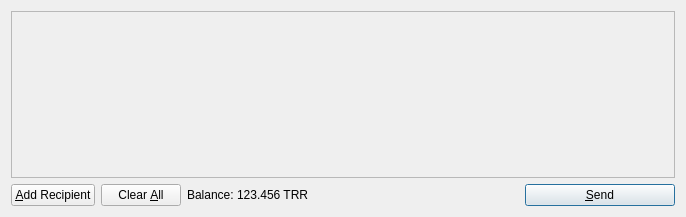
<?xml version="1.0" encoding="UTF-8"?>
<ui version="4.0">
 <class>SendCoinsDialog</class>
 <widget class="QDialog" name="SendCoinsDialog">
  <property name="geometry">
   <rect>
    <x>0</x>
    <y>0</y>
    <width>686</width>
    <height>217</height>
   </rect>
  </property>
  <property name="windowTitle">
   <string>Send Coins</string>
  </property>
  <layout class="QVBoxLayout" name="verticalLayout">
   <item>
    <widget class="QScrollArea" name="scrollArea">
     <property name="widgetResizable">
      <bool>true</bool>
     </property>
     <widget class="QWidget" name="scrollAreaWidgetContents">
      <property name="geometry">
       <rect>
        <x>0</x>
        <y>0</y>
        <width>666</width>
        <height>165</height>
       </rect>
      </property>
      <layout class="QVBoxLayout" name="verticalLayout_2">
       <property name="margin">
        <number>0</number>
       </property>
       <item>
        <layout class="QVBoxLayout" name="entries">
         <property name="spacing">
          <number>6</number>
         </property>
        </layout>
       </item>
       <item>
        <spacer name="verticalSpacer">
         <property name="orientation">
          <enum>Qt::Vertical</enum>
         </property>
         <property name="sizeHint" stdset="0">
          <size>
           <width>20</width>
           <height>40</height>
          </size>
         </property>
        </spacer>
       </item>
      </layout>
     </widget>
    </widget>
   </item>
   <item>
    <layout class="QHBoxLayout" name="horizontalLayout">
     <item>
      <widget class="QPushButton" name="addButton">
       <property name="toolTip">
        <string>Send to multiple recipients at once</string>
       </property>
       <property name="text">
        <string>&amp;Add Recipient</string>
       </property>
       <property name="icon">
        <iconset resource="../bitcoin.qrc">
         <normaloff>:/icons/add</normaloff>:/icons/add</iconset>
       </property>
       <property name="autoDefault">
        <bool>false</bool>
       </property>
      </widget>
     </item>
     <item>
      <widget class="QPushButton" name="clearButton">
       <property name="sizePolicy">
        <sizepolicy hsizetype="Minimum" vsizetype="Fixed">
         <horstretch>0</horstretch>
         <verstretch>0</verstretch>
        </sizepolicy>
       </property>
       <property name="toolTip">
        <string>Remove all transaction fields</string>
       </property>
       <property name="text">
        <string>Clear &amp;All</string>
       </property>
       <property name="icon">
        <iconset resource="../bitcoin.qrc">
         <normaloff>:/icons/remove</normaloff>:/icons/remove</iconset>
       </property>
       <property name="autoRepeatDelay">
        <number>300</number>
       </property>
       <property name="autoDefault">
        <bool>false</bool>
       </property>
      </widget>
     </item>
     <item>
      <layout class="QHBoxLayout" name="horizontalLayout_2">
       <property name="spacing">
        <number>3</number>
       </property>
       <item>
        <widget class="QLabel" name="label">
         <property name="text">
          <string>Balance:</string>
         </property>
        </widget>
       </item>
       <item>
        <widget class="QLabel" name="labelBalance">
         <property name="cursor">
          <cursorShape>IBeamCursor</cursorShape>
         </property>
         <property name="text">
          <string>123.456 TRR</string>
         </property>
         <property name="textInteractionFlags">
          <set>Qt::LinksAccessibleByMouse|Qt::TextSelectableByKeyboard|Qt::TextSelectableByMouse</set>
         </property>
        </widget>
       </item>
      </layout>
     </item>
     <item>
      <spacer name="horizontalSpacer">
       <property name="orientation">
        <enum>Qt::Horizontal</enum>
       </property>
       <property name="sizeHint" stdset="0">
        <size>
         <width>40</width>
         <height>20</height>
        </size>
       </property>
      </spacer>
     </item>
     <item>
      <widget class="QPushButton" name="sendButton">
       <property name="minimumSize">
        <size>
         <width>150</width>
         <height>0</height>
        </size>
       </property>
       <property name="toolTip">
        <string>Confirm the send action</string>
       </property>
       <property name="text">
        <string>&amp;Send</string>
       </property>
       <property name="icon">
        <iconset resource="../bitcoin.qrc">
         <normaloff>:/icons/send</normaloff>:/icons/send</iconset>
       </property>
       <property name="default">
        <bool>true</bool>
       </property>
      </widget>
     </item>
    </layout>
   </item>
  </layout>
 </widget>
 <resources>
  <include location="../bitcoin.qrc"/>
 </resources>
 <connections/>
</ui>
